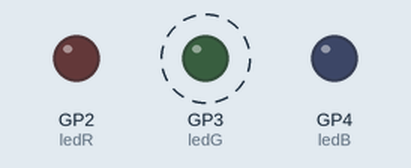
This program was run on a simulated Raspberry Pi Pico running MicroPython. Shown: output pins drawn as LEDs (lit = HIGH). Dashed ring = blinking. What the program prints to the serial console is not drawn.

Above: at 0.5 s.
Timing chart, 0 to 4.6 s (numbered marks = the images above):
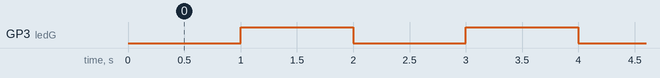

The program:

TP1_OutNum_6.py
```python
from machine import Pin, Timer
import time

def blink(led):
    led.value(not led.value())

ledR = Pin(2, Pin.OUT)
ledG = Pin(3, Pin.OUT)
ledB = Pin(4, Pin.OUT)
compteur = 0
ledR.off()
ledG.off()
ledB.off()
blinkTimer= Timer(-1)
blinkTimer.init(period=1000, mode=Timer.PERIODIC, callback=lambda t:blink(ledG))

while True:
    compteur=compteur+8
    print (compteur)
    time.sleep(2.5)
```

Measured:
- by itself, GP3 (ledG): alternates HIGH for 1.0 s and LOW for 1.0 s
